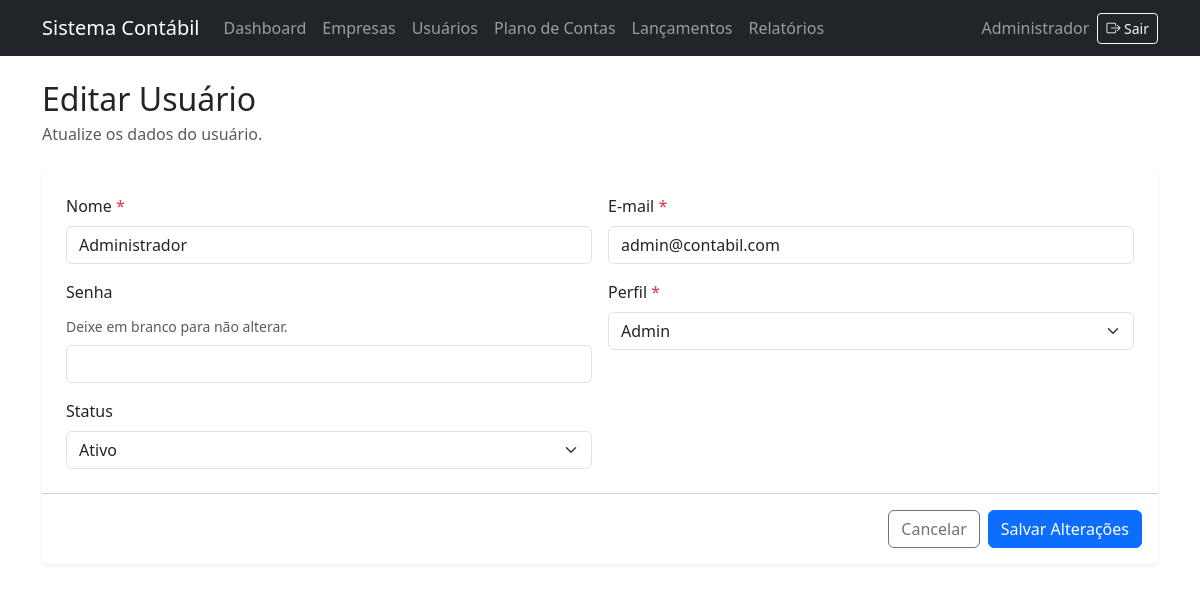
Screenshot of /usuarios/form.php?id=1 (signed in) with the database file from the repository.
### tables this page shows
CREATE TABLE IF NOT EXISTS usuarios (
    id_usuario     INT UNSIGNED AUTO_INCREMENT PRIMARY KEY,
    nome           VARCHAR(120) NOT NULL,
    email          VARCHAR(160) NOT NULL,
    senha          VARCHAR(255) NOT NULL,
    perfil         ENUM('admin', 'contador', 'consulta') NOT NULL DEFAULT 'consulta',
    status         ENUM('ativo', 'inativo') NOT NULL DEFAULT 'ativo',
    data_cadastro  DATETIME NOT NULL DEFAULT CURRENT_TIMESTAMP,
    UNIQUE KEY uk_usuarios_email (email)
);

### src/Core/Auth.php (called while the page is built, shortened)
<?php
final class Auth
{
    public function usuario(): ?array
    {
        $usuario = $_SESSION['usuario'] ?? null;
        return [
            'id_usuario' => (int) $usuario['id_usuario'],
            'nome' => $usuario['nome'],
            'email' => $usuario['email'],
            'perfil' => $usuario['perfil'],
        ];
    }
    public function logado(): bool
    {
        return $this->usuario() !== null;
    }
    public function perfil(): string
    {
        return $this->usuario()['perfil'] ?? '';
    }
}

### src/Repository/UsuarioRepository.php (called while the page is built, shortened)
<?php
final class UsuarioRepository
{
    private PDO $conexao;
    public function __construct()
    {
        $this->conexao = Database::getInstance()->getConnection();
    }
    public function buscar(int $id): ?array
    {
        $statement = $this->conexao->prepare(
            'SELECT id_usuario, nome, email, senha, perfil, status, data_cadastro
             FROM usuarios
             WHERE id_usuario = :id'
        );
        $statement->execute(['id' => $id]);
        $usuario = $statement->fetch(PDO::FETCH_ASSOC);
        return $usuario === false ? null : $usuario;
    }
}

### autoload.php (called while the page is built, shortened)
<?php
spl_autoload_register(static function (string $class): void {
    $prefix = 'App\\';
    $relativeClass = substr($class, strlen($prefix));
    $file = __DIR__
        . DIRECTORY_SEPARATOR . 'src'
        . DIRECTORY_SEPARATOR . str_replace('\\', DIRECTORY_SEPARATOR, $relativeClass)
        . '.php';
});

### config/config.php (called while the page is built, shortened)
<?php
$appDebug = getenv('APP_DEBUG');

### src/Core/Database.php (called while the page is built, shortened)
<?php
require_once dirname(__DIR__, 2) . DIRECTORY_SEPARATOR . 'config'
    . DIRECTORY_SEPARATOR . 'config.php';
final class Database
{
    private static ?self $instance = null;
    private PDO $connection;
    private function __construct()
    {
        $dsn = 'mysql:host=' . DB_HOST
            . ';port=' . DB_PORT
            . ';dbname=' . DB_NAME
            . ';charset=' . DB_CHARSET;
        $opcoes = [
            PDO::ATTR_ERRMODE => PDO::ERRMODE_EXCEPTION,
            PDO::ATTR_DEFAULT_FETCH_MODE => PDO::FETCH_ASSOC,
            PDO::ATTR_EMULATE_PREPARES => false,
        ];
        try {
            $this->connection = new PDO($dsn, DB_USER, DB_PASS, $opcoes);
        } catch (PDOException $exception) {
            throw new RuntimeException(
                'Não foi possível conectar ao banco de dados. Verifique as configurações e tente novamente.',
                0,
                $exception
            );
        }
    }
    public static function getInstance(): self
    {
        if (self::$instance === null) {
            self::$instance = new self();
        }
        return self::$instance;
    }
    public function getConnection(): PDO
    {
        return $this->connection;
    }
}

### usuarios/form.php (the view, shortened to what this page needs)
<?php
require_once dirname(__DIR__) . DIRECTORY_SEPARATOR . 'autoload.php';
$idUsuario = null;
if (isset($_GET['id'])) {
    $idRecebido = $_GET['id'];
    $idUsuario = (int) $idRecebido;
}
$usuario = null;
if ($idUsuario !== null) {
    $usuarioRepository = new App\Repository\UsuarioRepository();
    $usuario = $usuarioRepository->buscar($idUsuario);
}
$valores = [
    'nome' => (string) ($usuario['nome'] ?? ''),
    'email' => (string) ($usuario['email'] ?? ''),
    'perfil' => (string) ($usuario['perfil'] ?? ''),
    'status' => (string) ($usuario['status'] ?? 'ativo'),
];
$errosValidacao = [];
$perfisPermitidos = ['admin', 'contador', 'consulta'];
require_once dirname(__DIR__) . DIRECTORY_SEPARATOR . 'includes'
    . DIRECTORY_SEPARATOR . 'header.php';
$escapar = static fn (string $valor): string => htmlspecialchars(
    $valor,
    ENT_QUOTES | ENT_SUBSTITUTE,
    'UTF-8'
);
?>
<div class="mb-4">
    <h1 class="h2 mb-1"><?= $idUsuario === null ? 'Novo Usuário' : 'Editar Usuário' ?></h1>
    <p class="text-body-secondary mb-0">
        <?= $idUsuario === null ? 'Preencha os dados para cadastrar um usuário.' : 'Atualize os dados do usuário.' ?>
    </p>
</div>
<form
    action="/Contabil/usuarios/form.php<?= $idUsuario === null ? '' : '?id=' . $idUsuario ?>"
    method="post"
    class="card border-0 shadow-sm"
>
    <div class="card-body p-4">
        <div class="row g-3">
            <div class="col-12 col-md-6">
                <label for="nome" class="form-label">Nome <span class="text-danger">*</span></label>
                <input
                    type="text"
                    class="form-control<?= isset($errosValidacao['nome']) ? ' is-invalid' : '' ?>"
                    id="nome"
                    name="nome"
                    value="<?= $escapar($valores['nome']) ?>"
                    maxlength="255"
                    autocomplete="name"
                    required
                >
            </div>
            <div class="col-12 col-md-6">
                <label for="email" class="form-label">E-mail <span class="text-danger">*</span></label>
                <input
                    type="email"
                    class="form-control<?= isset($errosValidacao['email']) ? ' is-invalid' : '' ?>"
                    id="email"
                    name="email"
                    value="<?= $escapar($valores['email']) ?>"
                    maxlength="255"
                    autocomplete="email"
                    required
                >
            </div>
            <div class="col-12 col-md-6">
                <label for="senha" class="form-label">Senha <span class="text-danger"><?= $idUsuario === null ? '*' : '' ?></span></label>
                <?php if ($idUsuario !== null): ?>
                    <div class="form-text mb-2">Deixe em branco para não alterar.</div>
                <?php endif; ?>
                <input
                    type="password"
                    class="form-control<?= isset($errosValidacao['senha']) ? ' is-invalid' : '' ?>"
                    id="senha"
                    name="senha"
                    autocomplete="new-password"
                    <?= $idUsuario === null ? 'required' : '' ?>
                >
            </div>
            <div class="col-12 col-md-6">
                <label for="perfil" class="form-label">Perfil <span class="text-danger">*</span></label>
                <select
                    class="form-select<?= isset($errosValidacao['perfil']) ? ' is-invalid' : '' ?>"
                    id="perfil"
                    name="perfil"
                    required
                >
                    <?php foreach ($perfisPermitidos as $perfil): ?>
                        <option
                            value="<?= $escapar($perfil) ?>"
                            <?= $valores['perfil'] === $perfil ? 'selected' : '' ?>
                        >
                            <?= $escapar(ucfirst($perfil)) ?>
                        </option>
                    <?php endforeach; ?>
                </select>
            </div>
            <div class="col-12 col-md-6">
                <label for="status" class="form-label">Status</label>
                <select
                    class="form-select<?= isset($errosValidacao['status']) ? ' is-invalid' : '' ?>"
                    id="status"
                    name="status"
                >
                    <option value="ativo" <?= $valores['status'] === 'ativo' ? 'selected' : '' ?>>
                        Ativo
                    </option>
                </select>
            </div>
        </div>
    </div>
    <div class="card-footer bg-white d-flex justify-content-end gap-2 py-3">
        <a href="/Contabil/usuarios/listar.php" class="btn btn-outline-secondary">Cancelar</a>
        <button type="submit" class="btn btn-primary">
            <?= $idUsuario === null ? 'Cadastrar Usuário' : 'Salvar Alterações' ?>
        </button>
    </div>
</form>
<?php
require_once dirname(__DIR__) . DIRECTORY_SEPARATOR . 'includes'
    . DIRECTORY_SEPARATOR . 'footer.php';

### includes/header.php (shortened to what this page needs)
<?php
require_once dirname(__DIR__) . DIRECTORY_SEPARATOR . 'autoload.php';
require_once dirname(__DIR__) . DIRECTORY_SEPARATOR . 'config'
    . DIRECTORY_SEPARATOR . 'config.php';
$auth = new \App\Core\Auth();
$usuarioLogado = $auth->logado();
$usuarioAtual = $usuarioLogado ? $auth->usuario() : null;
$escapar = static fn (string $valor): string => htmlspecialchars(
    $valor,
    ENT_QUOTES | ENT_SUBSTITUTE,
    'UTF-8'
);
?>
<!DOCTYPE html>
<html lang="pt-BR">
<head>
    <link
        href="https://cdn.jsdelivr.net/npm/bootstrap@5.3.3/dist/css/bootstrap.min.css"
        rel="stylesheet"
    >
    <link
        href="https://cdn.jsdelivr.net/npm/bootstrap-icons@1.11.3/font/bootstrap-icons.min.css"
        rel="stylesheet"
    >
</head>
<body>
<?php if ($usuarioLogado && $usuarioAtual !== null): ?>
    <nav class="navbar navbar-expand-lg navbar-dark bg-dark">
        <div class="container">
            <a class="navbar-brand" href="/Contabil/dashboard.php"><?= $escapar(APP_NAME) ?></a>
            <div class="collapse navbar-collapse" id="menuPrincipal">
                <ul class="navbar-nav me-auto mb-2 mb-lg-0">
                    <li class="nav-item"><a class="nav-link" href="/Contabil/dashboard.php">Dashboard</a></li>
                    <li class="nav-item"><a class="nav-link" href="/Contabil/empresas/listar.php">Empresas</a></li>
                    <?php if ($auth->perfil() === 'admin'): ?>
                        <li class="nav-item"><a class="nav-link" href="/Contabil/usuarios/listar.php">Usuários</a></li>
                    <?php endif; ?>
                    <li class="nav-item"><a class="nav-link" href="/Contabil/plano_contas/listar.php">Plano de Contas</a></li>
                    <li class="nav-item"><a class="nav-link" href="/Contabil/lancamentos/listar.php">Lançamentos</a></li>
                    <li class="nav-item"><a class="nav-link" href="/Contabil/relatorios/balancete.php">Relatórios</a></li>
                </ul>
                <div class="d-flex flex-column flex-lg-row align-items-lg-center gap-2">
                    <span class="navbar-text">
                        <?= $escapar($usuarioAtual['nome']) ?>
                    </span>
                    <form action="/Contabil/logout.php" method="post" class="m-0">
                        <button type="submit" class="btn btn-outline-light btn-sm">
                            <i class="bi bi-box-arrow-right" aria-hidden="true"></i>
                            Sair
                        </button>
                    </form>
                </div>
            </div>
        </div>
    </nav>
<?php endif; ?>
<div class="container mt-4">

### rows the page displays
usuarios: nome "Administrador", email "admin@contabil.com", perfil "Admin", status "Ativo"

### other values shown
$escapar(APP_NAME) "Sistema Contábil"
